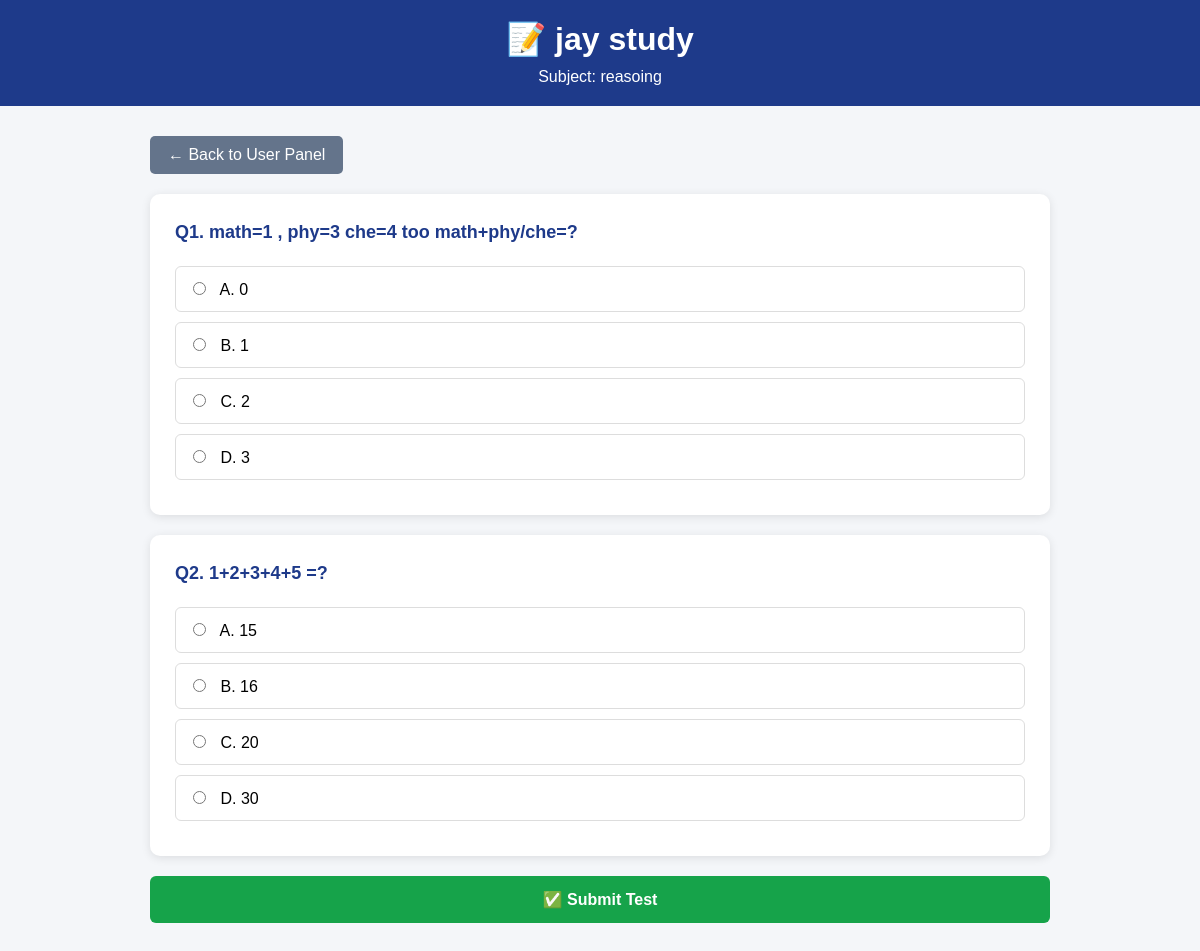
Screenshot of /start-test/2 (signed in) with the database file from the repository.
### tables this page shows
CREATE TABLE tests (
            id INTEGER PRIMARY KEY AUTOINCREMENT,
            title TEXT NOT NULL,
            subject TEXT NOT NULL,
            created_at TIMESTAMP DEFAULT CURRENT_TIMESTAMP
        );

CREATE TABLE test_questions (
            id INTEGER PRIMARY KEY AUTOINCREMENT,
            test_id INTEGER NOT NULL,
            question TEXT NOT NULL,
            option_a TEXT NOT NULL,
            option_b TEXT NOT NULL,
            option_c TEXT NOT NULL,
            option_d TEXT NOT NULL,
            correct_answer TEXT NOT NULL
        );

### app.py (the view)
@app.route("/start-test/<int:id>")
def start_test(id):
    if "user" not in session:
        return redirect(url_for("login"))
    conn = get_db_connection()
    test = conn.execute(
        "SELECT * FROM tests WHERE id = ?",
        (id,)
    ).fetchone()
    questions = conn.execute("""
        SELECT *
        FROM test_questions
        WHERE test_id = ?
        ORDER BY id ASC
    """, (id,)).fetchall()
    conn.close()
    if test is None:
        return "Test Not Found!"
    if not questions:
        return "No questions available for this test!"
    return render_template(
        "start_test.html",
        test=test,
        questions=questions
    )

### app.py (called while the page is built)
def get_db_connection():
    conn = sqlite3.connect(DATABASE)
    conn.row_factory = sqlite3.Row
    return conn

### templates/start_test.html (shortened to what this page needs)
<!DOCTYPE html>
<html lang="en">
<head>
</head>
<body>
    <div class="header">
        <h1>📝 {{ test.title }}</h1>
        <p>
            Subject: {{ test.subject }}
        </p>
    </div>
    <div class="container">
        <a href="{{ url_for('user_panel') }}"
           class="back-btn">
            ← Back to User Panel
        </a>
        {% if questions %}
        <form action="{{ url_for('submit_test', test_id=test.id) }}"
              method="POST">
            {% for question in questions %}
            <div class="card">
                <div class="question">
                    Q{{ loop.index }}.
                    {{ question.question }}
                </div>
                <label class="option">
                    <input
                        type="radio"
                        name="answer_{{ question.id }}"
                        value="A"
                        required
                    >
                    A. {{ question.option_a }}
                </label>
                <label class="option">
                    <input
                        type="radio"
                        name="answer_{{ question.id }}"
                        value="B"
                    >
                    B. {{ question.option_b }}
                </label>
                <label class="option">
                    <input
                        type="radio"
                        name="answer_{{ question.id }}"
                        value="C"
                    >
                    C. {{ question.option_c }}
                </label>
                <label class="option">
                    <input
                        type="radio"
                        name="answer_{{ question.id }}"
                        value="D"
                    >
                    D. {{ question.option_d }}
                </label>
            </div>
            {% endfor %}
            <button type="submit"
                    class="submit-btn">
                ✅ Submit Test
            </button>
        </form>
        {% endif %}
    </div>
</body>
</html>

### templates/start_test.html (style rules this page uses)
* { box-sizing: border-box; }
body { margin: 0; font-family: Arial, sans-serif; background: #f4f6f9; }
.header { background: #1e3a8a; color: white; padding: 20px; text-align: center; }
.header h1 { margin: 0; }
.header p { margin: 10px 0 0; }
.container { width: 90%; max-width: 900px; margin: auto; padding: 30px 0; }
.back-btn { display: inline-block; background: #64748b; color: white; padding: 10px 18px; text-decoration: none; border-radius: 5px; margin-bottom: 20px; }
.card { background: white; padding: 25px; margin-bottom: 20px; border-radius: 10px; box-shadow: 0 2px 10px rgba(0, 0, 0, 0.1); }
.question { font-size: 18px; font-weight: bold; color: #1e3a8a; margin-bottom: 20px; line-height: 1.5; }
.option { display: block; padding: 12px; margin: 10px 0; border: 1px solid #ddd; border-radius: 6px; cursor: pointer; transition: 0.2s; }
.option input { margin-right: 10px; }
.submit-btn { background: #16a34a; color: white; border: none; padding: 14px 25px; font-size: 16px; font-weight: bold; border-radius: 6px; cursor: pointer; width: 100%; }

### rows the page displays
tests: title "jay study", subject "reasoing"
test_questions: question "math=1 , phy=3 che=4 too math+phy/che=?", option_a "0", option_b "1", option_c "2", option_d "3"
test_questions: question "1+2+3+4+5 =?", option_a "15", option_b "16", option_c "20", option_d "30"
